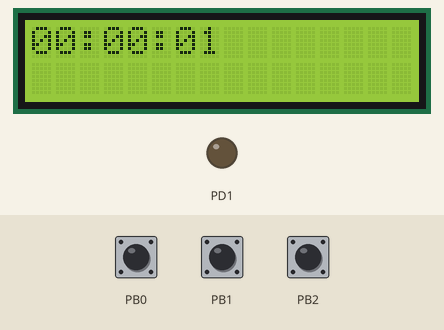
Recording of a program running on a simulated ATmega328P, CodeVisionAVR source translated, built with avr-gcc and emulated at 8 MHz. Shown: 16×2 character LCD, output pins drawn as LEDs (lit = HIGH). Wiring (inferred from the signals the program sends): character LCD (HD44780): RS PD0; E PD2; data PD4, PD5, PD6, PD7. The test bench sets the inputs (shaded band); at power-on: PB0 HIGH, PB1 HIGH, PB2 HIGH. Pins used as bus, display or sensor lines are not drawn.

Above: at 1.2 s.
1.3 s: PB0 pulled LOW for 0.15 s
At 2.8 s:
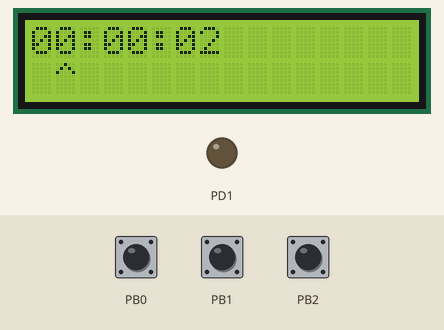
4.4 s: PB1 pulled LOW for 0.15 s
At 5.8 s:
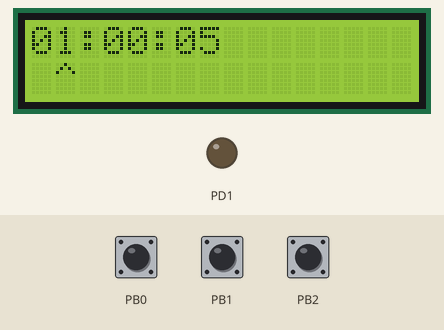
6.5 s: PB2 pulled LOW for 0.15 s
At 7.8 s:
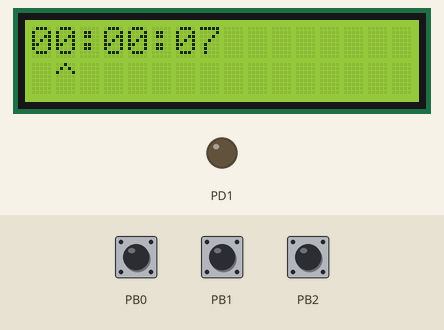
8.5 s: PB0 pulled LOW for 1 s
At 9.7 s:
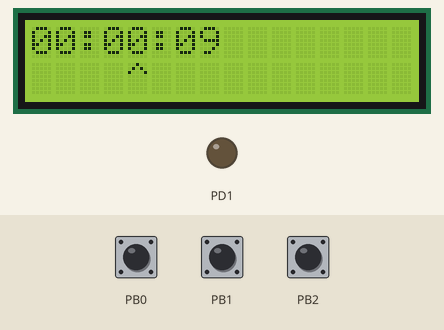
11.0 s: PB1 pulled LOW for 1 s
At 11.4 s:
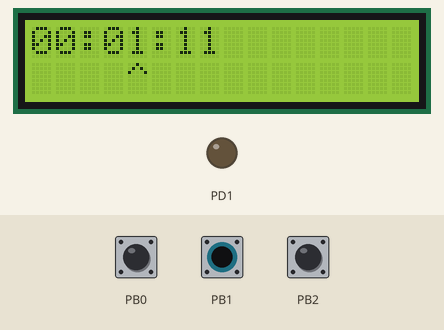
13.5 s: PB2 pulled LOW for 1 s
At 14.8 s:
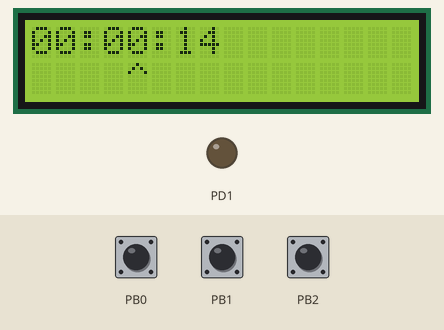
Timing chart, 0 to 16.5 s (numbered marks = the images above; inputs shaded):
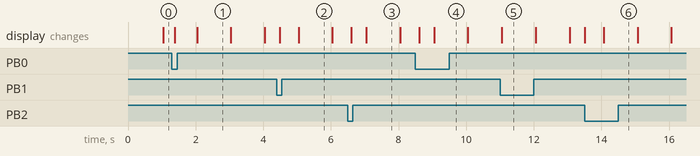

The program:

main.c
```c
// (licence header left out)
typedef unsigned char uint8_t;

#include <mega328p.h>
#include <delay.h>

// Alphanumeric LCD functions
#include <alcd.h>
#include <stdio.h>

// Declare your global variables here

uint8_t sec = 0;
uint8_t min = 0;
uint8_t h = 0;

// Timer2 overflow interrupt service routine
interrupt [TIM2_OVF] void timer2_ovf_isr(void)
{
// Place your code here
	sec += 1;
    if (sec == 60) {
    	sec = 0;
        min += 1;
        if (min == 60) {
        	min = 0;
            h += 1;
            if (h == 12) {
            	h = 0;
            }
        }

    }

}

void main(void)
{
// Declare your local variables here
char buf[100];
char mode = 0;
char tmp, btn_mode = 1, btn_up = 1, btn_down = 1;
// Crystal Oscillator division factor: 1
#pragma optsize-
CLKPR=(1<<CLKPCE);
CLKPR=(0<<CLKPCE) | (0<<CLKPS3) | (0<<CLKPS2) | (0<<CLKPS1) | (0<<CLKPS0);
#ifdef _OPTIMIZE_SIZE_
#pragma optsize+
#endif
// Input/Output Ports initialization
// Port B initialization
// Function: Bit7=In Bit6=In Bit5=In Bit4=In Bit3=In Bit2=In Bit1=In Bit0=In
DDRB=(0<<DDB7) | (0<<DDB6) | (0<<DDB5) | (0<<DDB4) | (0<<DDB3) | (0<<DDB2) | (0<<DDB1) | (0<<DDB0);
// State: Bit7=T Bit6=T Bit5=T Bit4=T Bit3=T Bit2=T Bit1=T Bit0=T
PORTB=(0<<PORTB7) | (0<<PORTB6) | (0<<PORTB5) | (0<<PORTB4) | (0<<PORTB3) | (1<<PORTB2) | (1<<PORTB1) | (1<<PORTB0);

// Port C initialization
// Function: Bit6=In Bit5=In Bit4=In Bit3=In Bit2=In Bit1=In Bit0=In
DDRC=(0<<DDC6) | (0<<DDC5) | (0<<DDC4) | (0<<DDC3) | (0<<DDC2) | (0<<DDC1) | (0<<DDC0);
// State: Bit6=T Bit5=T Bit4=T Bit3=T Bit2=T Bit1=T Bit0=T
PORTC=(0<<PORTC6) | (0<<PORTC5) | (0<<PORTC4) | (0<<PORTC3) | (0<<PORTC2) | (0<<PORTC1) | (0<<PORTC0);

// Port D initialization
// Function: Bit7=In Bit6=In Bit5=In Bit4=In Bit3=In Bit2=In Bit1=In Bit0=In
DDRD=(0<<DDD7) | (0<<DDD6) | (0<<DDD5) | (0<<DDD4) | (0<<DDD3) | (0<<DDD2) | (0<<DDD1) | (0<<DDD0);
// State: Bit7=T Bit6=T Bit5=T Bit4=T Bit3=T Bit2=T Bit1=T Bit0=T
PORTD=(0<<PORTD7) | (0<<PORTD6) | (0<<PORTD5) | (0<<PORTD4) | (0<<PORTD3) | (0<<PORTD2) | (0<<PORTD1) | (0<<PORTD0);

// Timer/Counter 2 initialization
// Clock source: Crystal on TOSC1 pin
// Clock value: PCK2/128
// Mode: Normal top=0xFF
// OC2A output: Disconnected
// OC2B output: Disconnected
ASSR=(0<<EXCLK) | (1<<AS2);
TCCR2A=(0<<COM2A1) | (0<<COM2A0) | (0<<COM2B1) | (0<<COM2B0) | (0<<WGM21) | (0<<WGM20);
TCCR2B=(0<<WGM22) | (1<<CS22) | (0<<CS21) | (1<<CS20);
TCNT2=0x00;
OCR2A=0x00;
OCR2B=0x00;

// Timer/Counter 2 Interrupt(s) initialization
TIMSK2=(0<<OCIE2B) | (0<<OCIE2A) | (1<<TOIE2);

// Alphanumeric LCD initialization
// Connections are specified in the
// Project|Configure|C Compiler|Libraries|Alphanumeric LCD menu:
// RS - PORTD Bit 0
// RD - PORTD Bit 1
// EN - PORTD Bit 2
// D4 - PORTD Bit 4
// D5 - PORTD Bit 5
// D6 - PORTD Bit 6
// D7 - PORTD Bit 7
// Characters/line: 20
lcd_init(20);

// Global enable interrupts
#asm("sei")

while (1)
      {
      		tmp = PINB & 1;

            if (tmp != btn_mode && tmp == 0) {
             	mode += 1;
                if (mode == 4) mode = 0;
            }
            btn_mode = tmp;


      		tmp = (PINB & 2) >> 1;

            if (tmp != btn_up && tmp == 0) {

            	switch (mode) {
            		case 1:
                    	h += 1;
                        if (h > 12) h = 0;
                        break;
                    case 2:
                    	min += 1;
                        if (min == 60) min = 0;
                        break;
                    case 3:
                    	#asm("cli");
                    	sec += 1;
                        if (sec == 60) sec = 0;
                        #asm("sei");
                        break;
                }
            }
            btn_up = tmp;


            tmp = (PINB & 4) >> 2;

            if (tmp != btn_down && tmp == 0) {

            	switch (mode) {
            		case 1:
                    	if (h == 0) h = 12;
                        else h -= 1;
                        break;
                    case 2:
                    	if (min == 0) min = 59;
                        else min -= 1;
                        break;
                    case 3:
                    	#asm("cli");
                    	if (sec == 0) sec = 59;
                        else sec -= 1;
                        #asm("sei");
                        break;
                }
            }
            btn_down = tmp;


      		lcd_gotoxy(0,0);

      		sprintf(buf, "%02d:%02d:%02d", h, min, sec);
            lcd_puts(buf);
      		delay_ms(10);

            if (mode) {
             	switch(mode) {
                    case 1:
                        lcd_gotoxy(1,1);
                        break;
                    case 2:
                        lcd_gotoxy(1,1);
                        lcd_puts(" ");
                        lcd_gotoxy(4,1);
                        break;
                    case 3:
                    	lcd_gotoxy(4,1);
                        lcd_puts(" ");
                    	lcd_gotoxy(7,1);
                        break;

            	}
                lcd_puts("^");
            } else {
             	lcd_gotoxy(7,1);
                lcd_puts(" ");
            }

            delay_ms(100);

      }
}
```

Measured:
- after the input at 1.3 s, the display: first changes after 0.08 s (image 1 shows a later state)
- what the display in image 1 shows lasts 1.0 s, from 2.0 s to 3.0 s
